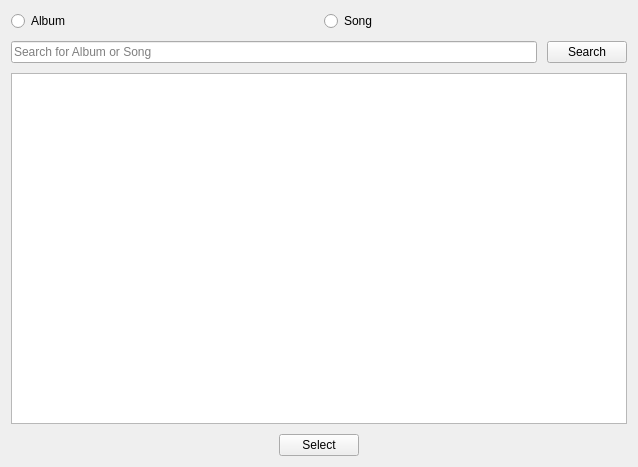
<?xml version="1.0" encoding="UTF-8"?>
<ui version="4.0">
 <class>SearchWidget</class>
 <widget class="QWidget" name="SearchWidget">
  <property name="geometry">
   <rect>
    <x>0</x>
    <y>0</y>
    <width>638</width>
    <height>467</height>
   </rect>
  </property>
  <property name="windowTitle">
   <string>Form</string>
  </property>
  <layout class="QGridLayout" name="gridLayout">
   <property name="spacing">
    <number>10</number>
   </property>
   <item row="2" column="0">
    <layout class="QHBoxLayout" name="horizontalLayout_3">
     <item>
      <widget class="QListView" name="listResults">
       <property name="editTriggers">
        <set>QAbstractItemView::EditTrigger::NoEditTriggers</set>
       </property>
      </widget>
     </item>
    </layout>
   </item>
   <item row="1" column="0">
    <layout class="QHBoxLayout" name="horizontalLayout_2">
     <item>
      <widget class="QLineEdit" name="lineSearch">
       <property name="placeholderText">
        <string>Search for Album or Song</string>
       </property>
      </widget>
     </item>
     <item>
      <widget class="QPushButton" name="pushSearch">
       <property name="text">
        <string>Search</string>
       </property>
      </widget>
     </item>
    </layout>
   </item>
   <item row="3" column="0" rowspan="2">
    <layout class="QHBoxLayout" name="horizontalLayout_4">
     <item>
      <spacer name="hSpacerL">
       <property name="orientation">
        <enum>Qt::Orientation::Horizontal</enum>
       </property>
       <property name="sizeHint" stdset="0">
        <size>
         <width>40</width>
         <height>20</height>
        </size>
       </property>
      </spacer>
     </item>
     <item>
      <widget class="QPushButton" name="pushSelect">
       <property name="text">
        <string>Select</string>
       </property>
      </widget>
     </item>
     <item>
      <spacer name="hSpacerR">
       <property name="orientation">
        <enum>Qt::Orientation::Horizontal</enum>
       </property>
       <property name="sizeHint" stdset="0">
        <size>
         <width>40</width>
         <height>20</height>
        </size>
       </property>
      </spacer>
     </item>
    </layout>
   </item>
   <item row="0" column="0">
    <layout class="QVBoxLayout" name="verticalLayout">
     <item>
      <layout class="QHBoxLayout" name="horizontalLayout">
       <item>
        <widget class="QRadioButton" name="radioAlbum">
         <property name="text">
          <string>Album</string>
         </property>
        </widget>
       </item>
       <item>
        <widget class="QRadioButton" name="radioSong">
         <property name="text">
          <string>Song</string>
         </property>
        </widget>
       </item>
      </layout>
     </item>
    </layout>
   </item>
  </layout>
 </widget>
 <resources/>
 <connections/>
</ui>
